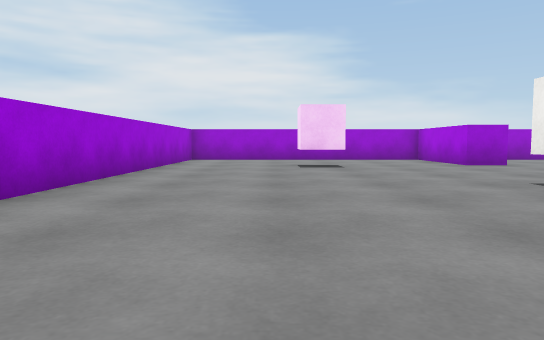
[1] (above)

12 first-person views from a walk through a Unity game level. The camera is 0.55 m above the floor, tilts 4° down and sees 70° across. The floor is counted in squares, 1 m on a side. Each view is taken from the middle of a square. On the plan, view 1 faces up. The plan holds only what a view shows up to about 10 squares ahead; the rest is blank. The player is left out. Surface patterns are stand-ins for the level's own textures.

[2]
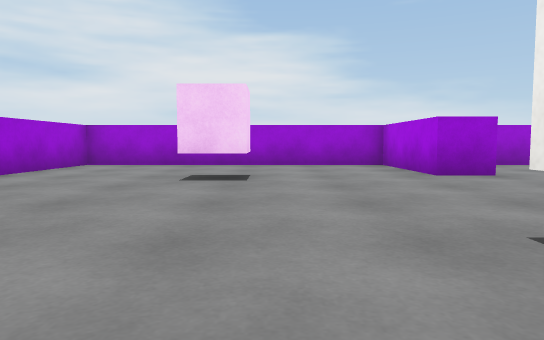

[3]
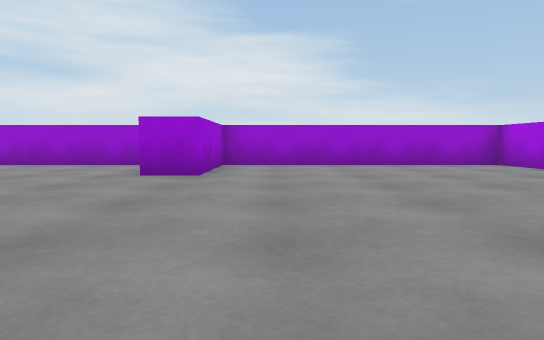

[4]
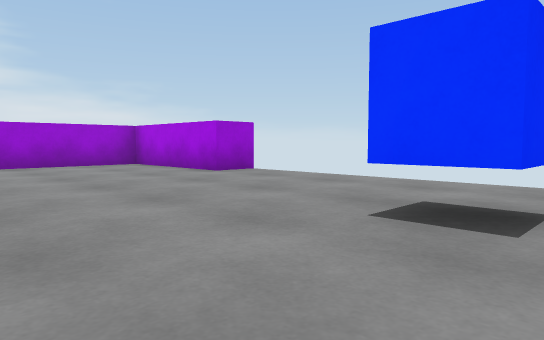

[5]
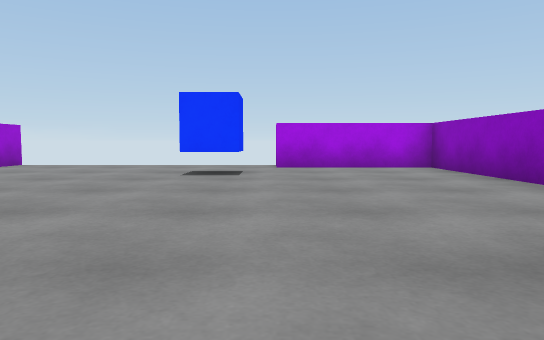

[6]
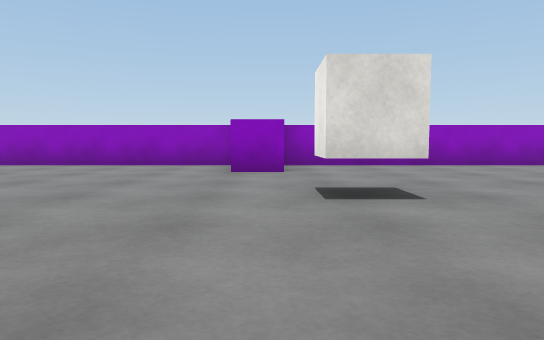

[7]
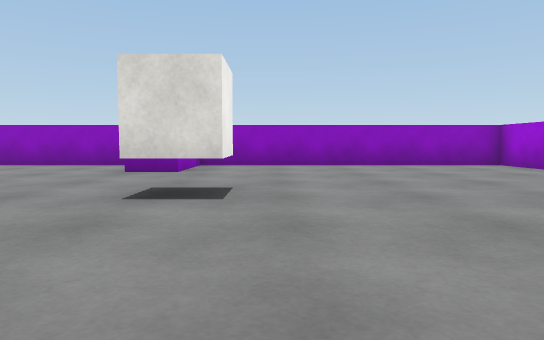

[8]
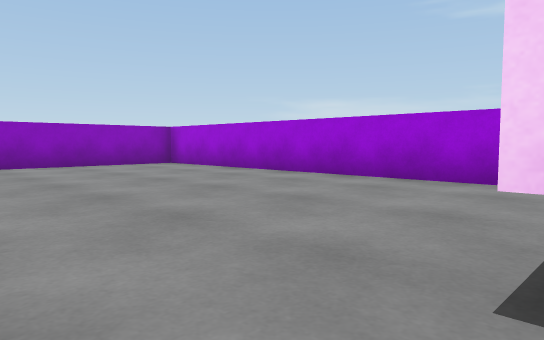

[9]
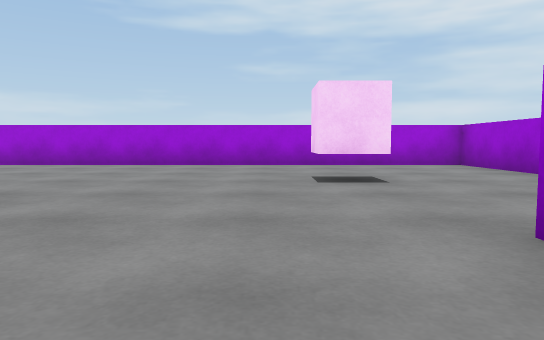

[10]
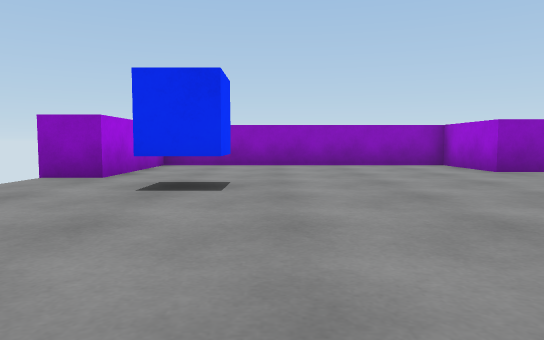

[11]
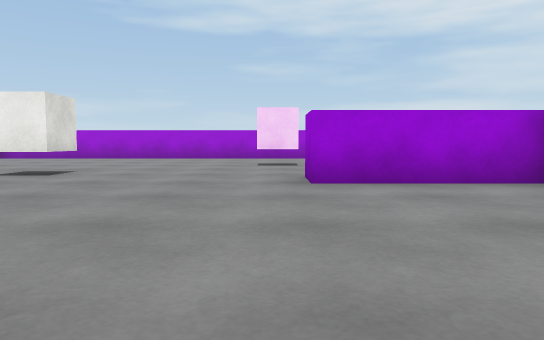

[12]
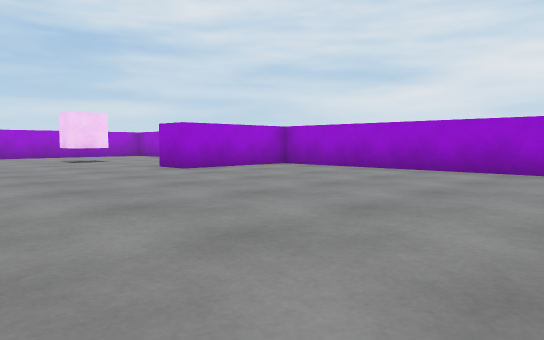

### Floor plan
Points are (right, up) in squares from view 1. A wall is a line through its corners. A room is listed if a view was taken in it or the views show most of it. See-through windows are left out.
Room 1 (views 1, 2, 3, 4, 5, 6, 7, 8, 9, 10, 11, 12)
walls: (4.8, 1.7) (5.8, 1.7) (5.8, -0.6) (12.7, -0.6) (12.7, 2.9) (13.8, 2.9); (13.8, 9.2) (12.7, 9.2) (12.7, 12.7) (5.8, 12.7) (5.8, 9.5) (4.8, 9.5) (4.8, 12.7) (-2.6, 12.7) (-2.6, -0.6) (4.8, -0.6)
low walls: (4.8, -0.6) (4.8, 1.7)
objects: cube (1, 9); white cube (4, 4) to (4, 5); blue cube (11, 4)

Where each view was taken, in squares from view 1:
view 1: 0 up, 0 right, facing up
view 2: 3 up, 2 right, facing up
view 3: 3 up, 7 right, facing up
view 4: 3 up, 8 right, facing up-right
view 5: 3 up, 4 right, facing right
view 6: 9 up, 5 right, facing down
view 7: 9 up, 3 right, facing down
view 8: 9 up, 3 right, facing down-left
view 9: 8 up, 7 right, facing left
view 10: 9 up, 10 right, facing down
view 11: 9 up, 11 right, facing left
view 12: 5 up, 13 right, facing up-left
